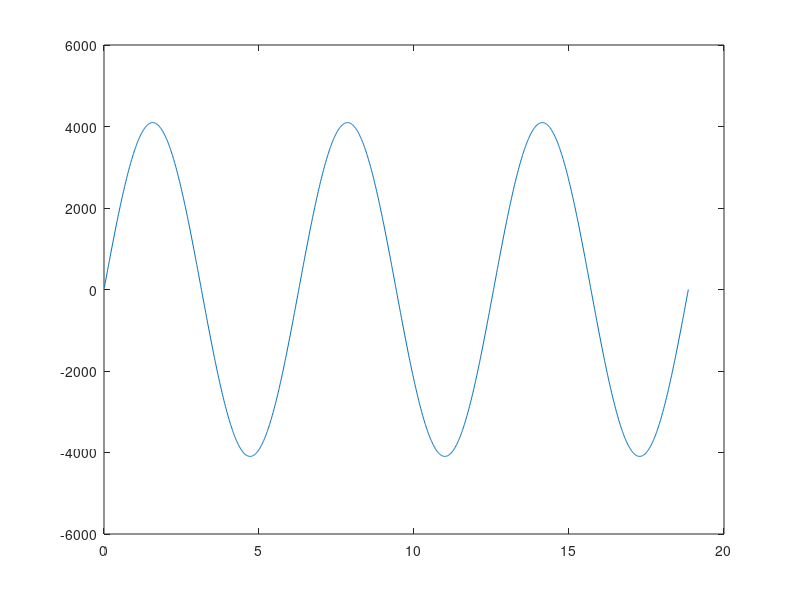
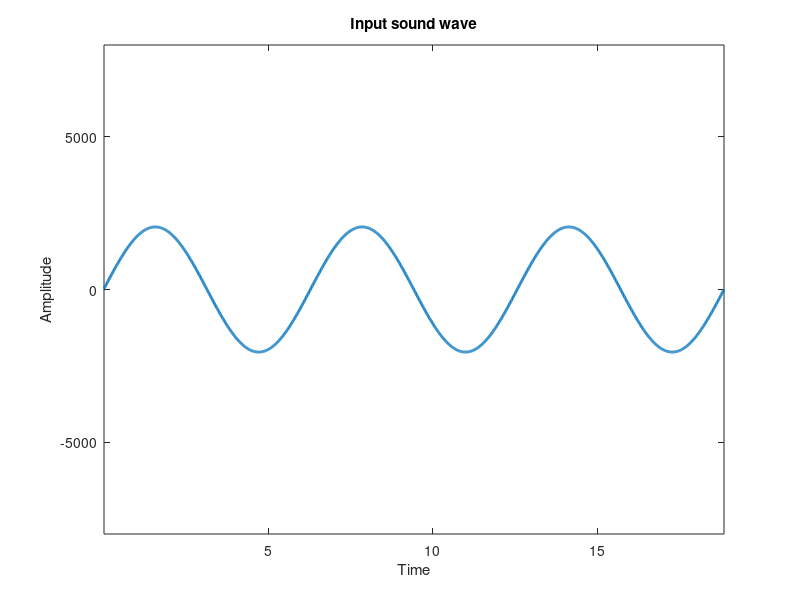
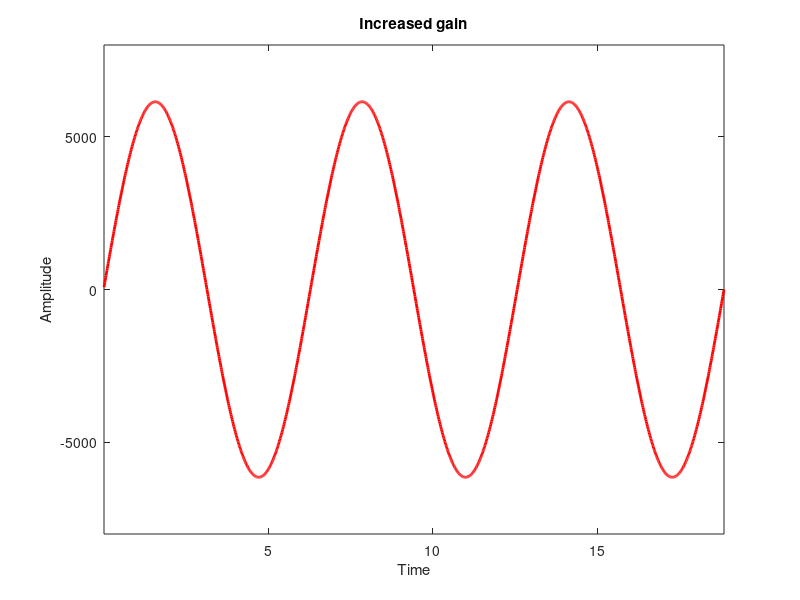
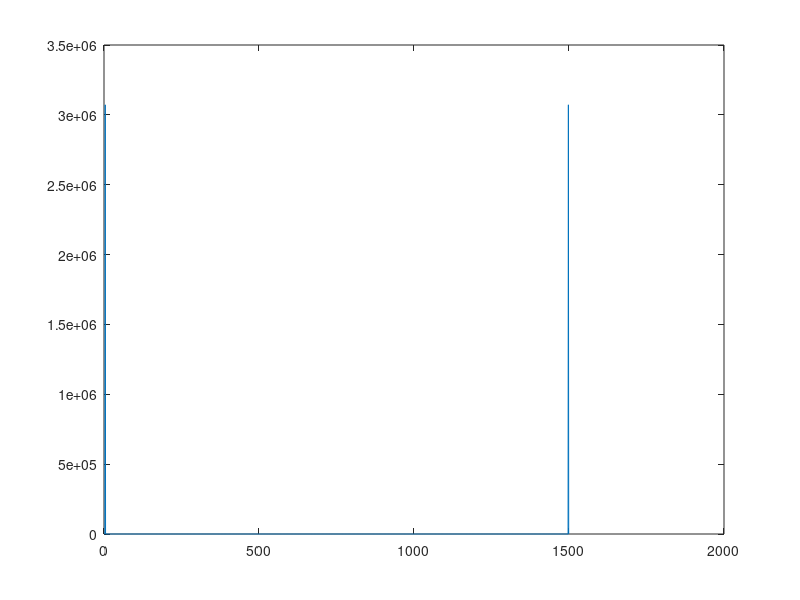

These charts were generated, in order, by the following MATLAB code:
%% create sound wave in samples

% set variables
numPeriods = 3;
numSamples = 1500;
numBits = 16;
amplitude = 2^(numBits-1); % values can be negative too

amplitudeReal = amplitude/8;

% index vector
n = 1:numSamples;
index = n*(2*pi*numPeriods/numSamples);

% create input sinusoid
x = amplitudeReal*sin(index);

figure;
plot(index, x)
%% distortion


gainLin = 1.5;
% gainDB = 20*log(gainLin);
thresh = 3500;
% thresh = 0.7*1e5


% amplify
yGain = x*gainLin;

% clip
yDist = yGain;
for i = 1:length(yDist)
    if abs(yDist(i)) > thresh
        yDist(i) = yDist(i)/abs(yDist(i))*thresh;
    end
end

% plot all 3 on the same plot
figure;
plot(index, x/2, 'LineWidth',2)
xlim([index(1),index(end)])
ylim([-8000, 8000]);
xlabel("Time")
ylabel("Amplitude")
title("Input sound wave")


figure;
plot(index, yGain, "r-", 'LineWidth',2)
xlim([index(1),index(end)])
ylim([-8000, 8000]);
xlabel("Time")
ylabel("Amplitude")
title("Increased gain")

figure;
% plot(index, yGain)
plot(index, yDist, "k-", 'LineWidth',2)
xlim([index(1),index(end)])
ylim([-8000, 8000]);
xlabel("Time")
ylabel("Amplitude")
title("Clipped to threshold")
%%

xTest = x;

mags = fft(x);

plot(abs(mags))
